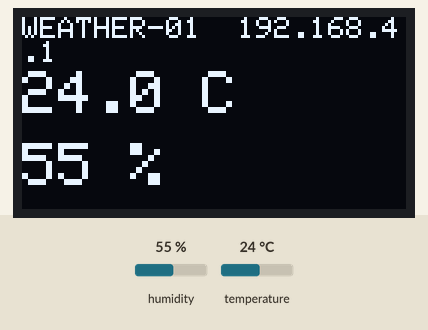
Simulated run of this sketch. Board: ESP32. Parts: 128×64 one-colour display. The inputs (shaded band) are chosen by the test bench; at power-on: humidity 55 %, temperature 24 °C. What the sketch prints to the serial monitor is not drawn.

Above: at 2.6 s.
2.7 s: humidity set to 22 %
At 7.2 s:
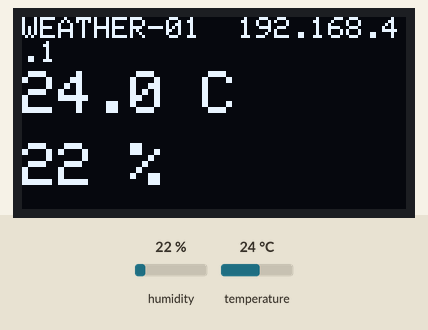
7.5 s: temperature set to 12 °C
At 10.4 s:
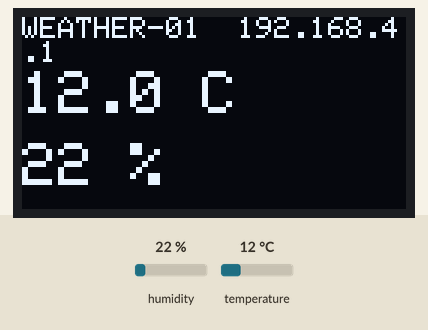
11.5 s: humidity set to 40 %
At 14.7 s:
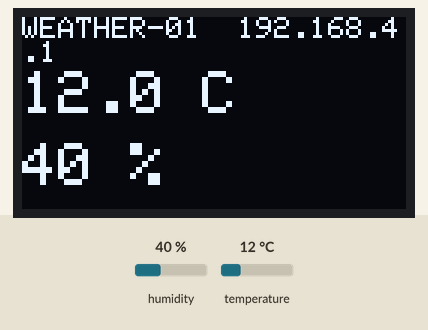
15.5 s: temperature set to 19 °C
At 18.9 s:
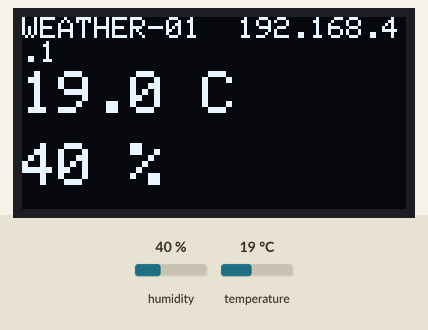
Timing chart, 0 to 20.4 s (numbered marks = the images above; inputs shaded):
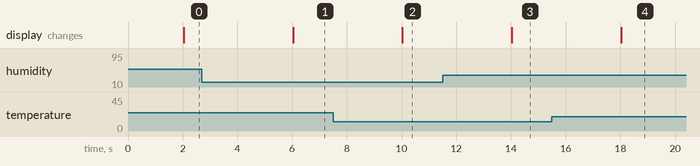

Measured:
- after the input at 2.7 s, the display: changes after 3.3 s (image 1)
- after the input at 7.5 s, the display: changes after 2.5 s (image 2)
- after the input at 11.5 s, the display: changes after 2.5 s (image 3)
- after the input at 15.5 s, the display: changes after 2.5 s (image 4)

The sketch:

03_weather_web.ino
```cpp
// ============================================================
// Project 6 - ESP32 Wi-Fi Controller (weather station)
// Sketch 03: Weather page (screen + phone, live)
// ============================================================
//
// WHAT THIS SKETCH DOES:
//   The readings show on the OLED screen AND on a web page the
//   ESP32 serves over its own Wi-Fi network. The page refreshes
//   itself every 2 seconds - no app, no internet.
//
// HOW TO SEE IT (after uploading):
//   1. Phone: Settings > Wi-Fi > connect to WEATHER-01 (below)
//   2. Browser:  192.168.4.1
//   3. Breathe on the sensor and watch the humidity tile jump
//      on the phone - from across the room.
// ============================================================

#include "DHT.h"
#include <Wire.h>
#include <Adafruit_GFX.h>
#include <Adafruit_SSD1306.h>
#include <WiFi.h>
#include <WebServer.h>

// ---- YOUR STATION'S NAME (English letters/numbers for the Wi-Fi) ----
const char* STATION_WIFI_NAME = "WEATHER-01";   // change 01 to your station number

const int DHT_PIN = 4;
DHT dht(DHT_PIN, DHT22);
Adafruit_SSD1306 display(128, 64, &Wire, -1);
WebServer server(80);

float lastTemp = 0, lastHum = 0;
bool  haveReading = false;
unsigned long lastRead = 0;

// ---- the weather page the ESP32 serves to the phone ----
const char PAGE[] PROGMEM = R"rawliteral(
<!DOCTYPE html><html lang="he" dir="rtl"><head>
<meta charset="utf-8">
<meta name="viewport" content="width=device-width, initial-scale=1">
<title>תחנת מזג האוויר שלי</title>
<style>
  body { margin:0; font-family:sans-serif; background:#0f2a3d; color:#fff;
         display:flex; flex-direction:column; align-items:center; min-height:100vh; }
  h1 { font-size:1.3rem; margin:18px 0 10px; }
  .tiles { display:grid; grid-template-columns:1fr 1fr; grid-gap:14px; width:92vw; max-width:520px; }
  .tile { background:#17415c; border-radius:18px; padding:18px 10px; text-align:center; }
  .label { font-size:.95rem; color:#a9c7dc; margin-bottom:6px; }
  .value { font-size:2.6rem; font-weight:700; }
  .unit  { font-size:1.1rem; color:#a9c7dc; }
  p { color:#a9c7dc; font-size:.85rem; margin-top:16px; }
</style></head><body>
<h1>&#127777; תחנת מזג האוויר שלי</h1>
<div class="tiles">
  <div class="tile"><div class="label">טמפרטורה</div>
    <div class="value"><span id="t">--</span><span class="unit"> °C</span></div></div>
  <div class="tile"><div class="label">לחות</div>
    <div class="value"><span id="h">--</span><span class="unit"> %</span></div></div>
</div>
<p>מתעדכן כל 2 שניות &middot; נושפים על החיישן ורואים את הלחות קופצת</p>
<script>
  function refresh(){
    fetch('/data').then(function(r){ return r.json(); }).then(function(d){
      document.getElementById('t').textContent = d.t;
      document.getElementById('h').textContent = d.h;
    }).catch(function(){});
  }
  refresh(); setInterval(refresh, 2000);
</script>
</body></html>
)rawliteral";

void handleRoot() { server.send_P(200, "text/html; charset=utf-8", PAGE); }

void handleData() {
  String json = "{\"t\":\"" + (haveReading ? String(lastTemp, 1) : "--") +
                "\",\"h\":\"" + (haveReading ? String(lastHum, 0) : "--") + "\"}";
  server.send(200, "application/json", json);
}

void showOnScreen() {
  display.clearDisplay();
  display.setTextSize(1);
  display.setCursor(0, 0);
  display.print(STATION_WIFI_NAME);
  display.println("  192.168.4.1");
  if (haveReading) {
    display.setTextSize(2);
    display.setCursor(0, 18);
    display.print(lastTemp, 1);
    display.println(" C");
    display.setCursor(0, 42);
    display.print(lastHum, 0);
    display.println(" %");
  } else {
    display.setCursor(0, 24);
    display.println("No reading -");
    display.println("check sensor wires");
  }
  display.display();
}

void setup() {
  Serial.begin(115200);
  dht.begin();
  if (!display.begin(SSD1306_SWITCHCAPVCC, 0x3C)) {
    Serial.println("Screen not found - check SDA/SCL and the address");
  }
  display.clearDisplay();
  display.setTextColor(SSD1306_WHITE);
  display.display();

  WiFi.softAP(STATION_WIFI_NAME);            // the station becomes a Wi-Fi network
  Serial.print("Network: ");
  Serial.println(STATION_WIFI_NAME);
  Serial.print("Page:    http://");
  Serial.println(WiFi.softAPIP());           // this prints 192.168.4.1

  server.on("/", handleRoot);
  server.on("/data", handleData);
  server.begin();
}

void loop() {
  server.handleClient();
  if (millis() - lastRead >= 2000) {         // read the sensor every 2 seconds
    lastRead = millis();
    float h = dht.readHumidity();
    float t = dht.readTemperature();
    if (!isnan(h) && !isnan(t)) { lastHum = h; lastTemp = t; haveReading = true; }
    showOnScreen();
  }
}
```
